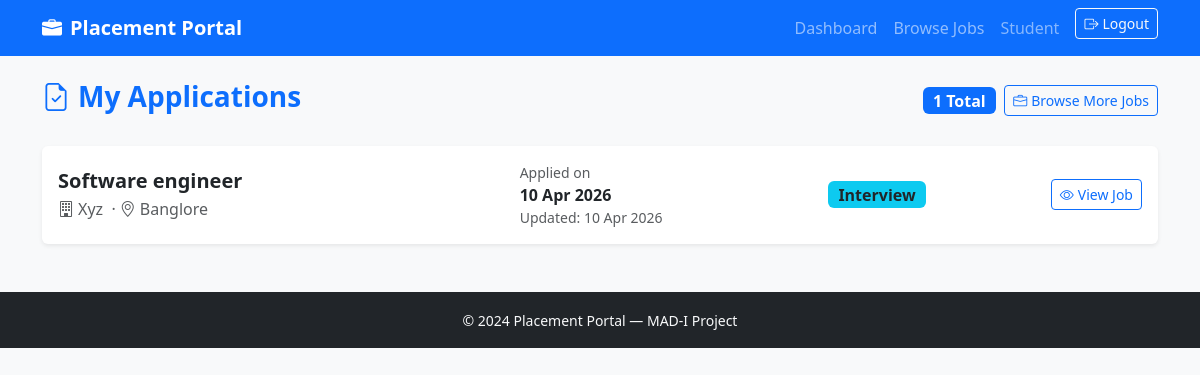
Before: /student/my-applications (signed in) with the older database file.
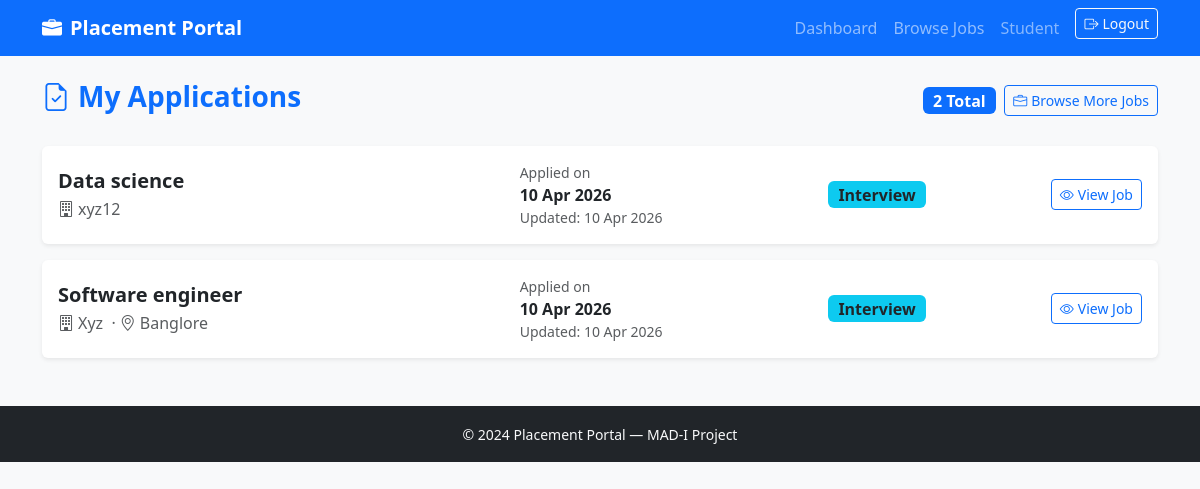
After: the same page with the newer database file.
### models.py (models this page shows)
class Application(db.Model):
    id = db.Column(db.Integer, primary_key=True)
    student_id = db.Column(db.Integer, db.ForeignKey('student.id'), nullable=False)
    job_id = db.Column(db.Integer, db.ForeignKey('job_position.id'), nullable=False)
    applied_at = db.Column(db.DateTime, default=lambda: datetime.now(timezone.utc))
    status = db.Column(db.String(30), default='applied')
    notes = db.Column(db.Text)
    updated_at = db.Column(db.DateTime, default=lambda: datetime.now(timezone.utc))
    __table_args__ = (
        db.UniqueConstraint('student_id', 'job_id', name='uq_student_job'),
    )

class JobPosition(db.Model):
    id = db.Column(db.Integer, primary_key=True)
    company_id = db.Column(db.Integer, db.ForeignKey('company.id'), nullable=False)
    title = db.Column(db.String(150))
    description = db.Column(db.Text)
    required_skills = db.Column(db.Text)
    experience = db.Column(db.String(100))
    salary_min = db.Column(db.Float)
    salary_max = db.Column(db.Float)
    location = db.Column(db.String(150))
    deadline = db.Column(db.DateTime)
    status = db.Column(db.String(20), default='active')
    is_approved = db.Column(db.Boolean, default=False)
    created_at = db.Column(db.DateTime, default=lambda: datetime.now(timezone.utc), nullable=False)
    applications = db.relationship('Application', backref='job', lazy='dynamic')

class Company(db.Model):
    id = db.Column(db.Integer, primary_key=True)
    user_id = db.Column(db.Integer, db.ForeignKey('user.id'), nullable=False)
    name = db.Column(db.String(150))
    industry = db.Column(db.String(100))
    website = db.Column(db.String(250))
    description = db.Column(db.Text)
    location = db.Column(db.String(150))
    approval_status = db.Column(db.String(20), default='pending')
    is_blacklisted  = db.Column(db.Boolean, default=False)
    created_at = db.Column(db.DateTime, default=lambda: datetime.now(timezone.utc), nullable=False)
    jobs = db.relationship('JobPosition', backref='company', lazy='dynamic')

### routes/student.py (the view)
@student_bp.route('/my-applications')
@login_required
@student_required
def my_applications():
    student      = current_user.student_profile
    applications = student.applications.order_by(
                    Application.applied_at.desc()).all()
    return render_template('student/my_applications.html',student=student,applications=applications)

### models.py (called while the page is built)
@login_manager.user_loader
def load_user(user_id):
    return User.query.get(int(user_id))

    @property
    def is_active(self):
        return self.active

### routes/student.py (called while the page is built)
def student_required(f):
    @wraps(f)
    def wrapped(*args, **kwargs):
        if not current_user.is_authenticated:
            return redirect(url_for('auth.login'))
        if current_user.role != 'student':
            flash('Student access required.', 'danger')
            return redirect(url_for('auth.login'))
        if not current_user.active:
            flash('Your account has been suspended.', 'danger')
            return redirect(url_for('auth.logout'))
        return f(*args, **kwargs)
    return wrapped

### templates/student/my_applications.html (shortened to what this page needs)
{% extends 'base.html' %}
{% block content %}
<div class="d-flex justify-content-between align-items-center mb-4">
  <h3 class="fw-bold text-primary">
    <i class="bi bi-file-earmark-check me-2"></i>My Applications
  </h3>
  <div class="d-flex align-items-center gap-2">
    <span class="badge bg-primary fs-6">{{ applications|length }} Total</span>
    <a href="{{ url_for('student.jobs') }}" class="btn btn-outline-primary btn-sm">
      <i class="bi bi-briefcase me-1"></i>Browse More Jobs
    </a>
  </div>
</div>
{% if applications %}
<div class="row g-3">
  {% for app in applications %}
  <div class="col-12">
    <div class="card border-0 shadow-sm">
      <div class="card-body">
        <div class="row align-items-center">
          <div class="col-md-5">
            <h5 class="fw-bold mb-1">{{ app.job.title }}</h5>
            <p class="text-muted mb-0">
              <i class="bi bi-building me-1"></i>{{ app.job.company.name }}
              {% if app.job.location %}
              &nbsp;·&nbsp;<i class="bi bi-geo-alt me-1"></i>{{ app.job.location }}
              {% endif %}
            </p>
          </div>
          <div class="col-md-3 mt-2 mt-md-0">
            <div class="small text-muted">Applied on</div>
            <div class="fw-semibold">{{ app.applied_at.strftime('%d %b %Y') }}</div>
            {% if app.updated_at and app.updated_at != app.applied_at %}
            <div class="small text-muted">Updated: {{ app.updated_at.strftime('%d %b %Y') }}</div>
            {% endif %}
          </div>
          <div class="col-md-2 mt-2 mt-md-0 text-md-center">
            <span class="badge fs-6
              {% if app.status == 'placed' %}bg-success
              {% elif app.status == 'shortlisted' %}bg-warning text-dark
              {% elif app.status == 'interview' %}bg-info text-dark
              {% elif app.status == 'rejected' %}bg-danger
              {% else %}bg-secondary{% endif %}">
              {{ app.status | capitalize }}
            </span>
          </div>
          <div class="col-md-2 mt-2 mt-md-0 text-md-end">
            <a href="{{ url_for('student.job_detail', job_id=app.job_id) }}"
               class="btn btn-outline-primary btn-sm">
              <i class="bi bi-eye me-1"></i>View Job
            </a>
          </div>
        </div>
      </div>
    </div>
  </div>
  {% endfor %}
</div>
{% endif %}
{% endblock %}

Changed rows visible on the page:
added Application: job "Data science", job.company.name "xyz12", applied_at "10 Apr 2026", updated_at "10 Apr 2026", status "Interview"
Other visible differences:
{{ applications|length }}: "1" → "2"
